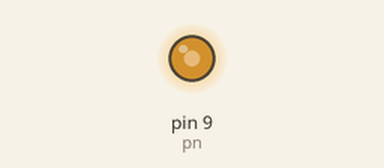
Bench run of a sketch on a simulated Arduino Uno, built with avr-gcc and run on an emulated ATmega328P. Shown: output pins drawn as LEDs (lit = HIGH).

Above: at 0.05 s.
At 1.5 s:
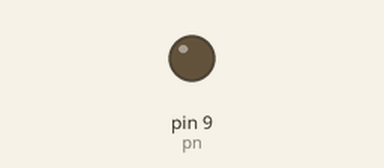
At 3.0 s:
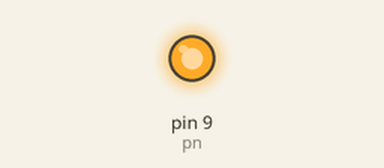
Timing chart, 0 to 6.9 s (numbered marks = the images above):
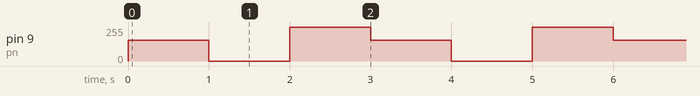

Measured:
- by itself, pin 9 (pn): repeats every 3.0 s: 0/255 1.0 s, 255/255 1.0 s, 155/255 1.0 s

The sketch:

analog_command.ino
```cpp
int pn = 9;
int anh = 155;
int anh3 = 0;
int anh2 = 255;
int delayTime = 1000; // Set the delay time in milliseconds

void setup() {
  pinMode(pn, OUTPUT);
}

void loop() {
  analogWrite(pn, anh);
  delay(delayTime);
  analogWrite(pn, anh3);
  delay(delayTime);
  analogWrite(pn, anh2);
  delay(delayTime);
}
```
